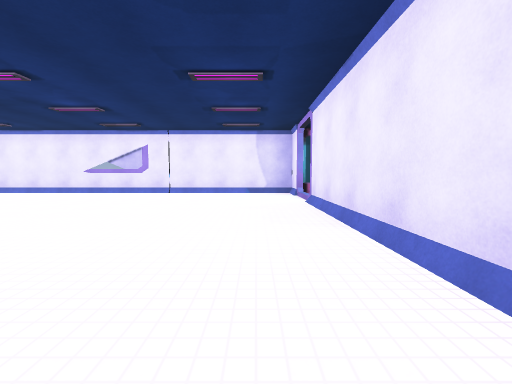
view 1 (above)

22 first-person views from a walk through a scene from a Unity 3-D project. The camera is 1.2 m above the floor, tilts 4° down and sees 90° across. The floor is counted in squares, 2 m on a side. Each view is taken from the middle of a square. On the plan, view 1 faces up. The plan holds only what a view shows up to about 9 squares ahead; the rest is blank. The place goes on beyond the plan. The player character is not drawn. Door leaves are left out, so doorways stand open. Some surface patterns are stand-ins.

view 2
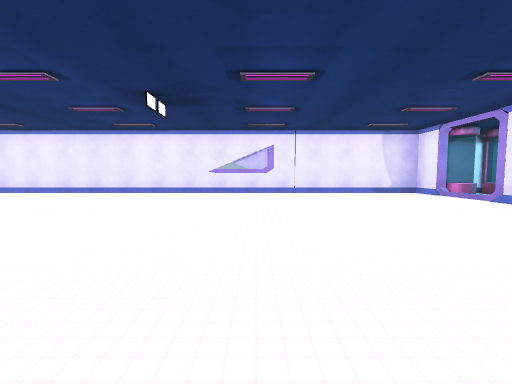

view 3
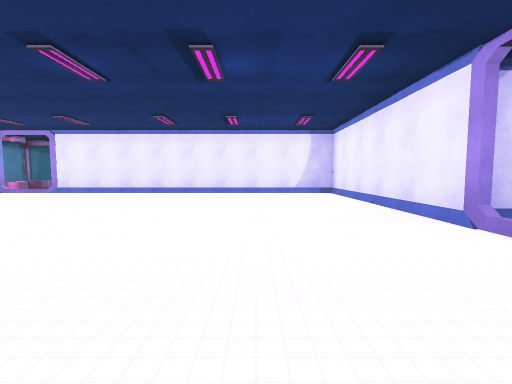

view 4
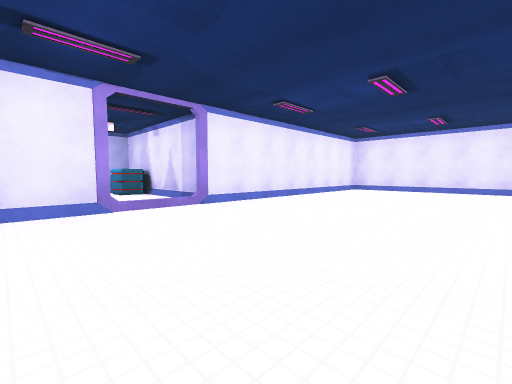

view 5
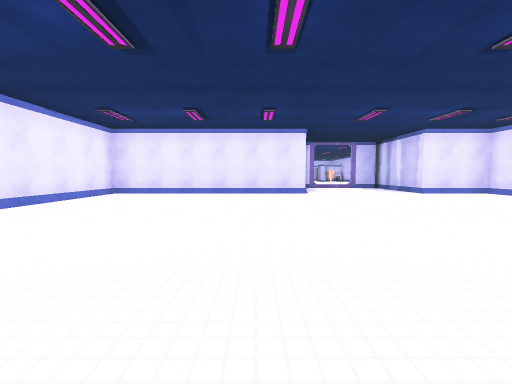

view 6
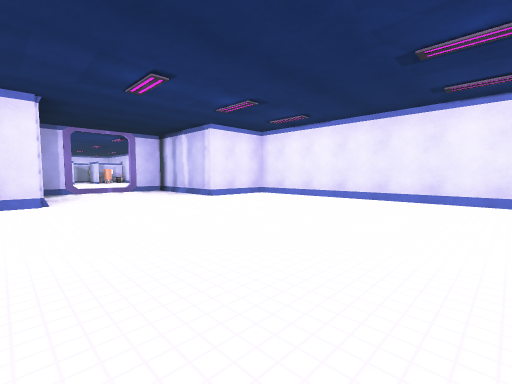

view 7
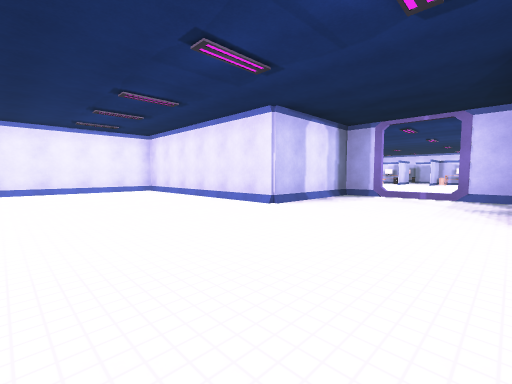

view 8
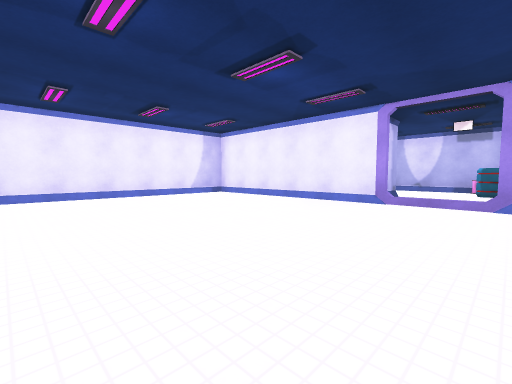

view 9
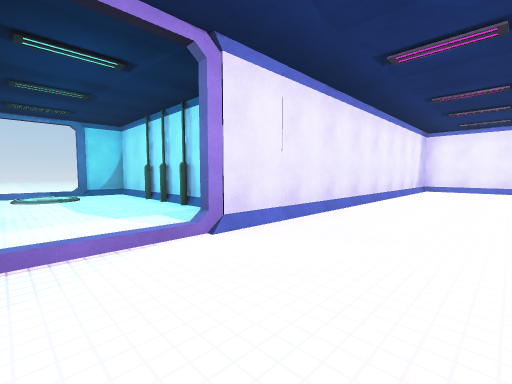

view 10
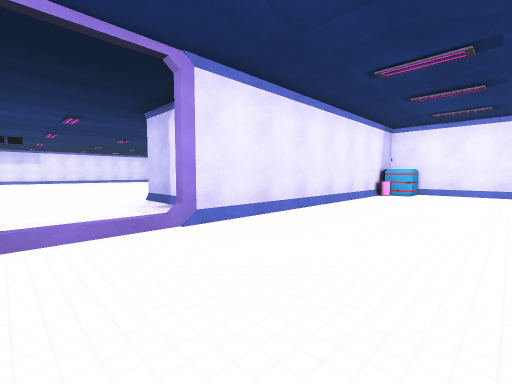

view 11
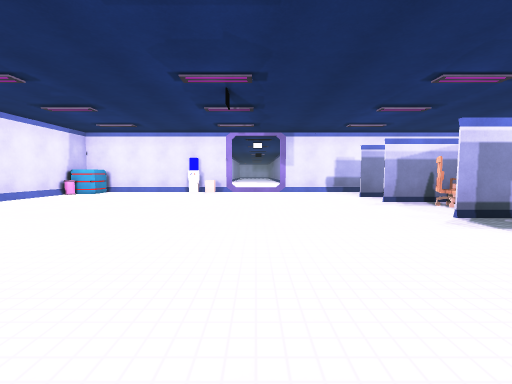

view 12
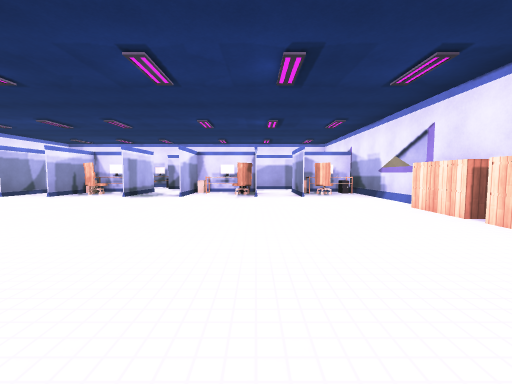

view 13
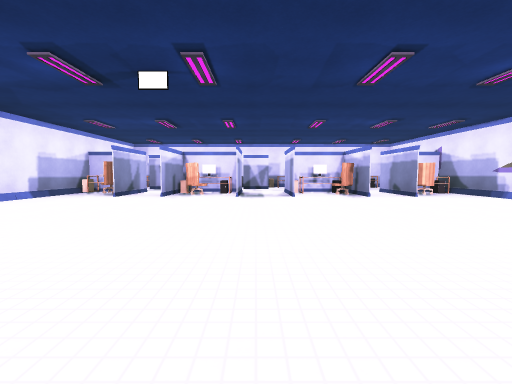

view 14
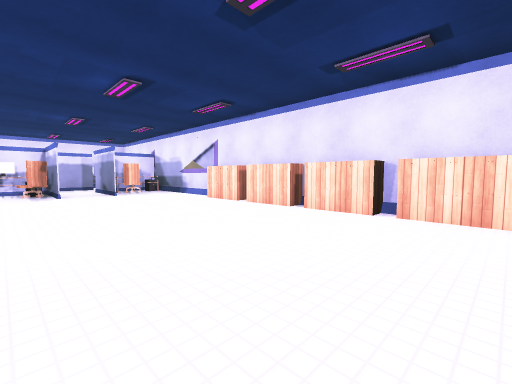

view 15
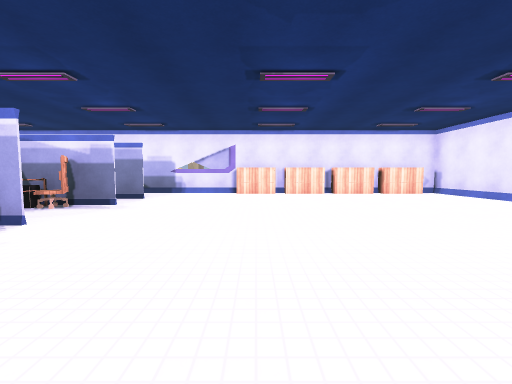

view 16
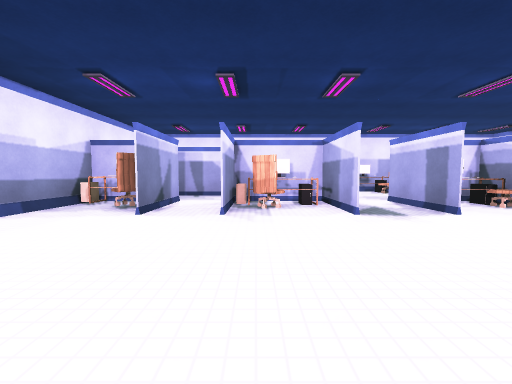

view 17
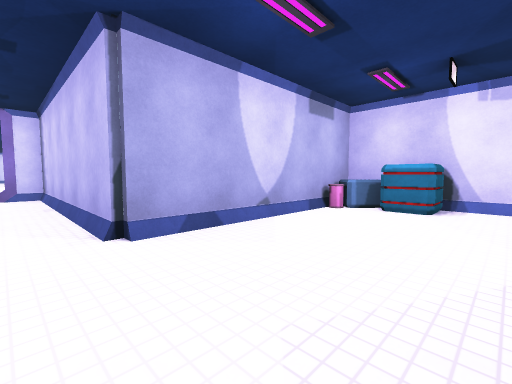

view 18
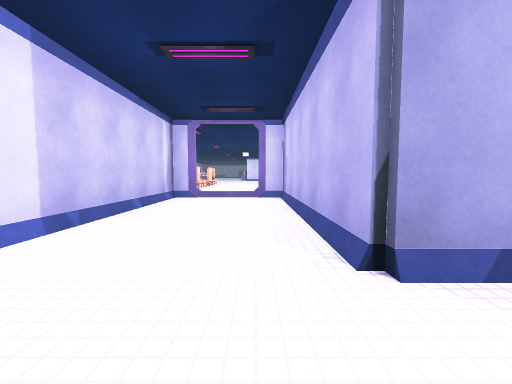

view 19
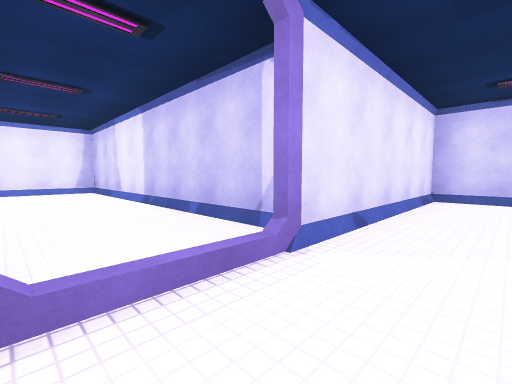

view 20
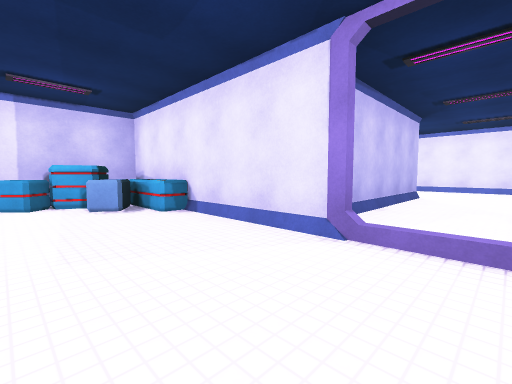

view 21
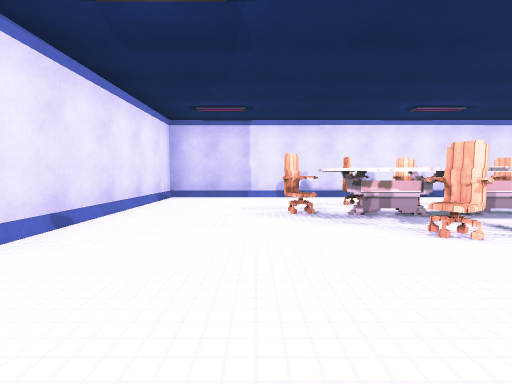

view 22
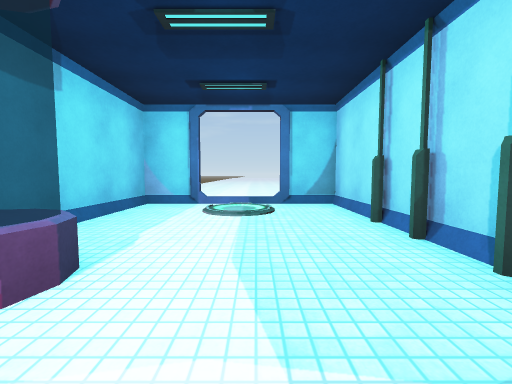

### Floor plan
Key: @ floor where view 1 was taken; # wall or solid block; . floor; D open door; = window, fence, low wall or low ledge; ^ raised ledge; C crate; E desk; H chair; W water cooler; A cabinet; M computer; T table; O other object.
Columns run from 27 left of view 1 to 7 right of it. Each row starts with its distance up from view 1.
  8 #O#=#AAAAAA#  ########=############
  7  H.........#  #.............D=#...D
  6  ##........####.............D....OD
  5  M#........D................#.....#
  4  O.........D................#######
  3 .O#........#................#
  2 ...........####.............#
  1 ME#........#  #.............#
  0 .H.........#  #............@#
 -1 .##........#  #.............#
 -2 .H#........#  #.............#
 -3 . E......OC#  #......DDD....#
 -4 ####DDDW####  #######DDD#####
 -5                     #..######
 -6                     #.......#
 -7                      C......#
 -8                      CO.....#
 -9                      #####..#
-10                          #..#
-11                          #..#
-12                          #..#
-13                         ##..#
-14                      ^C#.#DD######
-15                      CC..........#
-16                      C...........#
-17                            ..TH..#
-18                             .HTH.#
-19                               TH.#
-20                              TT .#

Positions as (right, up) in squares from view 1, and headings:
1: (0, 0), facing up
2: (-4, 0), facing up
3: (-7, -1), facing right
4: (-3, 1), facing down-left
5: (-5, 1), facing left
6: (-7, 2), facing up-left
7: (-9, 6), facing down-left
8: (-6, 2), facing down-right
9: (-1, 7), facing down-right
10: (-19, 5), facing down-right
11: (-22, 5), facing down
12: (-18, 5), facing left
13: (-18, 2), facing left
14: (-17, 4), facing up-left
15: (-22, 0), facing up
16: (-21, 0), facing left
17: (-1, -6), facing down-left
18: (-1, -7), facing down
19: (-1, -15), facing up-right
20: (0, -16), facing up-left
21: (-1, -16), facing right
22: (2, 6), facing right
